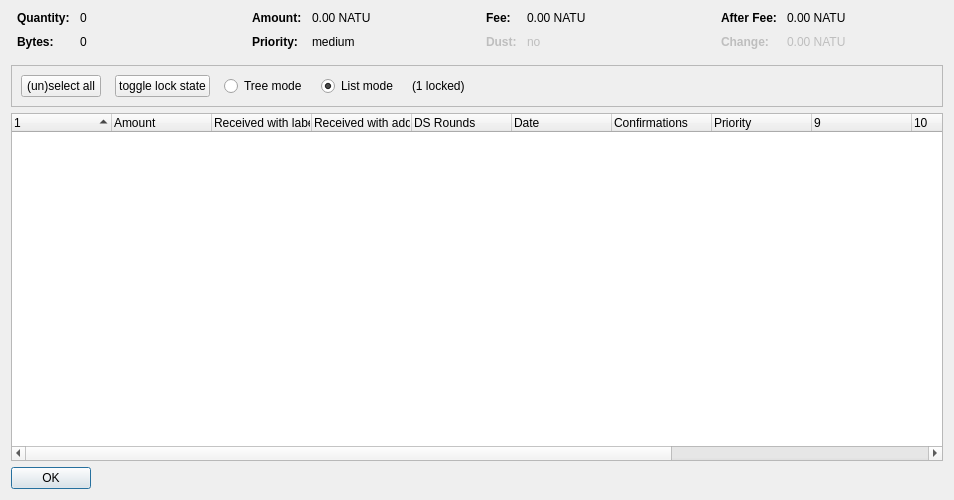
<?xml version="1.0" encoding="UTF-8"?>
<ui version="4.0">
 <class>CoinControlDialog</class>
 <widget class="QDialog" name="CoinControlDialog">
  <property name="geometry">
   <rect>
    <x>0</x>
    <y>0</y>
    <width>954</width>
    <height>500</height>
   </rect>
  </property>
  <property name="windowTitle">
   <string>Coin Selection</string>
  </property>
  <layout class="QVBoxLayout" name="verticalLayout">
   <item>
    <layout class="QHBoxLayout" name="horizontalLayoutTop" stretch="0,0,0,0">
     <property name="topMargin">
      <number>0</number>
     </property>
     <property name="bottomMargin">
      <number>10</number>
     </property>
     <item>
      <layout class="QFormLayout" name="formLayoutCoinControl1">
       <property name="horizontalSpacing">
        <number>10</number>
       </property>
       <property name="verticalSpacing">
        <number>10</number>
       </property>
       <property name="leftMargin">
        <number>6</number>
       </property>
       <property name="rightMargin">
        <number>6</number>
       </property>
       <item row="0" column="0">
        <widget class="QLabel" name="labelCoinControlQuantityText">
         <property name="font">
          <font>
           <weight>75</weight>
           <bold>true</bold>
          </font>
         </property>
         <property name="text">
          <string>Quantity:</string>
         </property>
        </widget>
       </item>
       <item row="0" column="1">
        <widget class="QLabel" name="labelCoinControlQuantity">
         <property name="cursor">
          <cursorShape>IBeamCursor</cursorShape>
         </property>
         <property name="contextMenuPolicy">
          <enum>Qt::ActionsContextMenu</enum>
         </property>
         <property name="text">
          <string notr="true">0</string>
         </property>
         <property name="textInteractionFlags">
          <set>Qt::LinksAccessibleByMouse|Qt::TextSelectableByKeyboard|Qt::TextSelectableByMouse</set>
         </property>
        </widget>
       </item>
       <item row="1" column="0">
        <widget class="QLabel" name="labelCoinControlBytesText">
         <property name="font">
          <font>
           <weight>75</weight>
           <bold>true</bold>
          </font>
         </property>
         <property name="text">
          <string>Bytes:</string>
         </property>
        </widget>
       </item>
       <item row="1" column="1">
        <widget class="QLabel" name="labelCoinControlBytes">
         <property name="cursor">
          <cursorShape>IBeamCursor</cursorShape>
         </property>
         <property name="contextMenuPolicy">
          <enum>Qt::ActionsContextMenu</enum>
         </property>
         <property name="text">
          <string notr="true">0</string>
         </property>
         <property name="textInteractionFlags">
          <set>Qt::LinksAccessibleByMouse|Qt::TextSelectableByKeyboard|Qt::TextSelectableByMouse</set>
         </property>
        </widget>
       </item>
      </layout>
     </item>
     <item>
      <layout class="QFormLayout" name="formLayoutCoinControl2">
       <property name="horizontalSpacing">
        <number>10</number>
       </property>
       <property name="verticalSpacing">
        <number>10</number>
       </property>
       <property name="leftMargin">
        <number>6</number>
       </property>
       <property name="rightMargin">
        <number>6</number>
       </property>
       <item row="0" column="0">
        <widget class="QLabel" name="labelCoinControlAmountText">
         <property name="font">
          <font>
           <weight>75</weight>
           <bold>true</bold>
          </font>
         </property>
         <property name="text">
          <string>Amount:</string>
         </property>
        </widget>
       </item>
       <item row="0" column="1">
        <widget class="QLabel" name="labelCoinControlAmount">
         <property name="cursor">
          <cursorShape>IBeamCursor</cursorShape>
         </property>
         <property name="contextMenuPolicy">
          <enum>Qt::ActionsContextMenu</enum>
         </property>
         <property name="text">
          <string notr="true">0.00 NATU</string>
         </property>
         <property name="textInteractionFlags">
          <set>Qt::LinksAccessibleByMouse|Qt::TextSelectableByKeyboard|Qt::TextSelectableByMouse</set>
         </property>
        </widget>
       </item>
       <item row="1" column="0">
        <widget class="QLabel" name="labelCoinControlPriorityText">
         <property name="font">
          <font>
           <weight>75</weight>
           <bold>true</bold>
          </font>
         </property>
         <property name="text">
          <string>Priority:</string>
         </property>
        </widget>
       </item>
       <item row="1" column="1">
        <widget class="QLabel" name="labelCoinControlPriority">
         <property name="cursor">
          <cursorShape>IBeamCursor</cursorShape>
         </property>
         <property name="contextMenuPolicy">
          <enum>Qt::ActionsContextMenu</enum>
         </property>
         <property name="text">
          <string>medium</string>
         </property>
         <property name="textInteractionFlags">
          <set>Qt::LinksAccessibleByMouse|Qt::TextSelectableByKeyboard|Qt::TextSelectableByMouse</set>
         </property>
        </widget>
       </item>
      </layout>
     </item>
     <item>
      <layout class="QFormLayout" name="formLayoutCoinControl3">
       <property name="horizontalSpacing">
        <number>10</number>
       </property>
       <property name="verticalSpacing">
        <number>10</number>
       </property>
       <property name="leftMargin">
        <number>6</number>
       </property>
       <property name="rightMargin">
        <number>6</number>
       </property>
       <item row="0" column="0">
        <widget class="QLabel" name="labelCoinControlFeeText">
         <property name="font">
          <font>
           <weight>75</weight>
           <bold>true</bold>
          </font>
         </property>
         <property name="text">
          <string>Fee:</string>
         </property>
        </widget>
       </item>
       <item row="0" column="1">
        <widget class="QLabel" name="labelCoinControlFee">
         <property name="cursor">
          <cursorShape>IBeamCursor</cursorShape>
         </property>
         <property name="contextMenuPolicy">
          <enum>Qt::ActionsContextMenu</enum>
         </property>
         <property name="text">
          <string notr="true">0.00 NATU</string>
         </property>
         <property name="textInteractionFlags">
          <set>Qt::LinksAccessibleByMouse|Qt::TextSelectableByKeyboard|Qt::TextSelectableByMouse</set>
         </property>
        </widget>
       </item>
       <item row="1" column="0">
        <widget class="QLabel" name="labelCoinControlLowOutputText">
         <property name="enabled">
          <bool>false</bool>
         </property>
         <property name="font">
          <font>
           <weight>75</weight>
           <bold>true</bold>
          </font>
         </property>
         <property name="text">
          <string>Dust:</string>
         </property>
        </widget>
       </item>
       <item row="1" column="1">
        <widget class="QLabel" name="labelCoinControlLowOutput">
         <property name="enabled">
          <bool>false</bool>
         </property>
         <property name="cursor">
          <cursorShape>IBeamCursor</cursorShape>
         </property>
         <property name="contextMenuPolicy">
          <enum>Qt::ActionsContextMenu</enum>
         </property>
         <property name="text">
          <string>no</string>
         </property>
         <property name="textInteractionFlags">
          <set>Qt::LinksAccessibleByMouse|Qt::TextSelectableByKeyboard|Qt::TextSelectableByMouse</set>
         </property>
        </widget>
       </item>
      </layout>
     </item>
     <item>
      <layout class="QFormLayout" name="formLayoutCoinControl4">
       <property name="horizontalSpacing">
        <number>10</number>
       </property>
       <property name="verticalSpacing">
        <number>10</number>
       </property>
       <property name="leftMargin">
        <number>6</number>
       </property>
       <property name="rightMargin">
        <number>6</number>
       </property>
       <item row="0" column="0">
        <widget class="QLabel" name="labelCoinControlAfterFeeText">
         <property name="font">
          <font>
           <weight>75</weight>
           <bold>true</bold>
          </font>
         </property>
         <property name="text">
          <string>After Fee:</string>
         </property>
        </widget>
       </item>
       <item row="0" column="1">
        <widget class="QLabel" name="labelCoinControlAfterFee">
         <property name="cursor">
          <cursorShape>IBeamCursor</cursorShape>
         </property>
         <property name="contextMenuPolicy">
          <enum>Qt::ActionsContextMenu</enum>
         </property>
         <property name="text">
          <string notr="true">0.00 NATU</string>
         </property>
         <property name="textInteractionFlags">
          <set>Qt::LinksAccessibleByMouse|Qt::TextSelectableByKeyboard|Qt::TextSelectableByMouse</set>
         </property>
        </widget>
       </item>
       <item row="1" column="0">
        <widget class="QLabel" name="labelCoinControlChangeText">
         <property name="enabled">
          <bool>false</bool>
         </property>
         <property name="font">
          <font>
           <weight>75</weight>
           <bold>true</bold>
          </font>
         </property>
         <property name="text">
          <string>Change:</string>
         </property>
        </widget>
       </item>
       <item row="1" column="1">
        <widget class="QLabel" name="labelCoinControlChange">
         <property name="enabled">
          <bool>false</bool>
         </property>
         <property name="cursor">
          <cursorShape>IBeamCursor</cursorShape>
         </property>
         <property name="contextMenuPolicy">
          <enum>Qt::ActionsContextMenu</enum>
         </property>
         <property name="text">
          <string notr="true">0.00 NATU</string>
         </property>
         <property name="textInteractionFlags">
          <set>Qt::LinksAccessibleByMouse|Qt::TextSelectableByKeyboard|Qt::TextSelectableByMouse</set>
         </property>
        </widget>
       </item>
      </layout>
     </item>
    </layout>
   </item>
   <item>
    <widget class="QFrame" name="frame">
     <property name="minimumSize">
      <size>
       <width>0</width>
       <height>40</height>
      </size>
     </property>
     <property name="frameShape">
      <enum>QFrame::StyledPanel</enum>
     </property>
     <property name="frameShadow">
      <enum>QFrame::Sunken</enum>
     </property>
     <layout class="QHBoxLayout" name="horizontalLayout">
      <item>
       <layout class="QHBoxLayout" name="horizontalLayoutPanel" stretch="0,0,0,0,0,0">
        <property name="spacing">
         <number>14</number>
        </property>
        <item>
         <widget class="QPushButton" name="pushButtonSelectAll">
          <property name="sizePolicy">
           <sizepolicy hsizetype="Maximum" vsizetype="Fixed">
            <horstretch>0</horstretch>
            <verstretch>0</verstretch>
           </sizepolicy>
          </property>
          <property name="text">
           <string>(un)select all</string>
          </property>
          <property name="autoDefault">
           <bool>false</bool>
          </property>
         </widget>
        </item>
        <item>
         <widget class="QPushButton" name="pushButtonToggleLock">
          <property name="sizePolicy">
           <sizepolicy hsizetype="Maximum" vsizetype="Fixed">
            <horstretch>0</horstretch>
            <verstretch>0</verstretch>
           </sizepolicy>
          </property>
          <property name="text">
           <string>toggle lock state</string>
          </property>
          <property name="autoDefault">
           <bool>false</bool>
          </property>
         </widget>
        </item>
        <item>
         <widget class="QRadioButton" name="radioTreeMode">
          <property name="sizePolicy">
           <sizepolicy hsizetype="Maximum" vsizetype="Fixed">
            <horstretch>0</horstretch>
            <verstretch>0</verstretch>
           </sizepolicy>
          </property>
          <property name="text">
           <string>Tree mode</string>
          </property>
         </widget>
        </item>
        <item>
         <widget class="QRadioButton" name="radioListMode">
          <property name="sizePolicy">
           <sizepolicy hsizetype="Maximum" vsizetype="Fixed">
            <horstretch>0</horstretch>
            <verstretch>0</verstretch>
           </sizepolicy>
          </property>
          <property name="text">
           <string>List mode</string>
          </property>
          <property name="checked">
           <bool>true</bool>
          </property>
         </widget>
        </item>
        <item>
         <widget class="QLabel" name="labelLocked">
          <property name="text">
           <string>(1 locked)</string>
          </property>
         </widget>
        </item>
        <item>
         <spacer name="horizontalSpacer">
          <property name="orientation">
           <enum>Qt::Horizontal</enum>
          </property>
          <property name="sizeHint" stdset="0">
           <size>
            <width>40</width>
            <height>20</height>
           </size>
          </property>
         </spacer>
        </item>
       </layout>
      </item>
     </layout>
    </widget>
   </item>
   <item>
    <widget class="CoinControlTreeWidget" name="treeWidget">
     <property name="contextMenuPolicy">
      <enum>Qt::CustomContextMenu</enum>
     </property>
     <property name="sortingEnabled">
      <bool>false</bool>
     </property>
     <property name="columnCount">
      <number>13</number>
     </property>
     <attribute name="headerShowSortIndicator" stdset="0">
      <bool>true</bool>
     </attribute>
     <attribute name="headerStretchLastSection">
      <bool>false</bool>
     </attribute>
     <column>
      <property name="text">
       <string/>
      </property>
     </column>
     <column>
      <property name="text">
       <string>Amount</string>
      </property>
     </column>
     <column>
      <property name="text">
       <string>Received with label</string>
      </property>
     </column>
     <column>
      <property name="text">
       <string>Received with address</string>
      </property>
     </column>
     <column>
      <property name="text">
       <string>DS Rounds</string>
      </property>
     </column>
     <column>
      <property name="text">
       <string>Date</string>
      </property>
     </column>
     <column>
      <property name="text">
       <string>Confirmations</string>
      </property>
      <property name="toolTip">
       <string>Confirmed</string>
      </property>
     </column>
     <column>
      <property name="text">
       <string>Priority</string>
      </property>
     </column>
     <column>
      <property name="text">
       <string/>
      </property>
     </column>
     <column>
      <property name="text">
       <string/>
      </property>
     </column>
     <column>
      <property name="text">
       <string/>
      </property>
     </column>
     <column>
      <property name="text">
       <string/>
      </property>
     </column>
     <column>
      <property name="text">
       <string/>
      </property>
     </column>
    </widget>
   </item>
   <item>
    <widget class="QDialogButtonBox" name="buttonBox">
     <property name="sizePolicy">
      <sizepolicy hsizetype="Maximum" vsizetype="Fixed">
       <horstretch>0</horstretch>
       <verstretch>0</verstretch>
      </sizepolicy>
     </property>
     <property name="orientation">
      <enum>Qt::Horizontal</enum>
     </property>
     <property name="standardButtons">
      <set>QDialogButtonBox::Ok</set>
     </property>
    </widget>
   </item>
  </layout>
 </widget>
 <customwidgets>
  <customwidget>
   <class>CoinControlTreeWidget</class>
   <extends>QTreeWidget</extends>
   <header>coincontroltreewidget.h</header>
  </customwidget>
 </customwidgets>
 <resources/>
 <connections/>
</ui>
